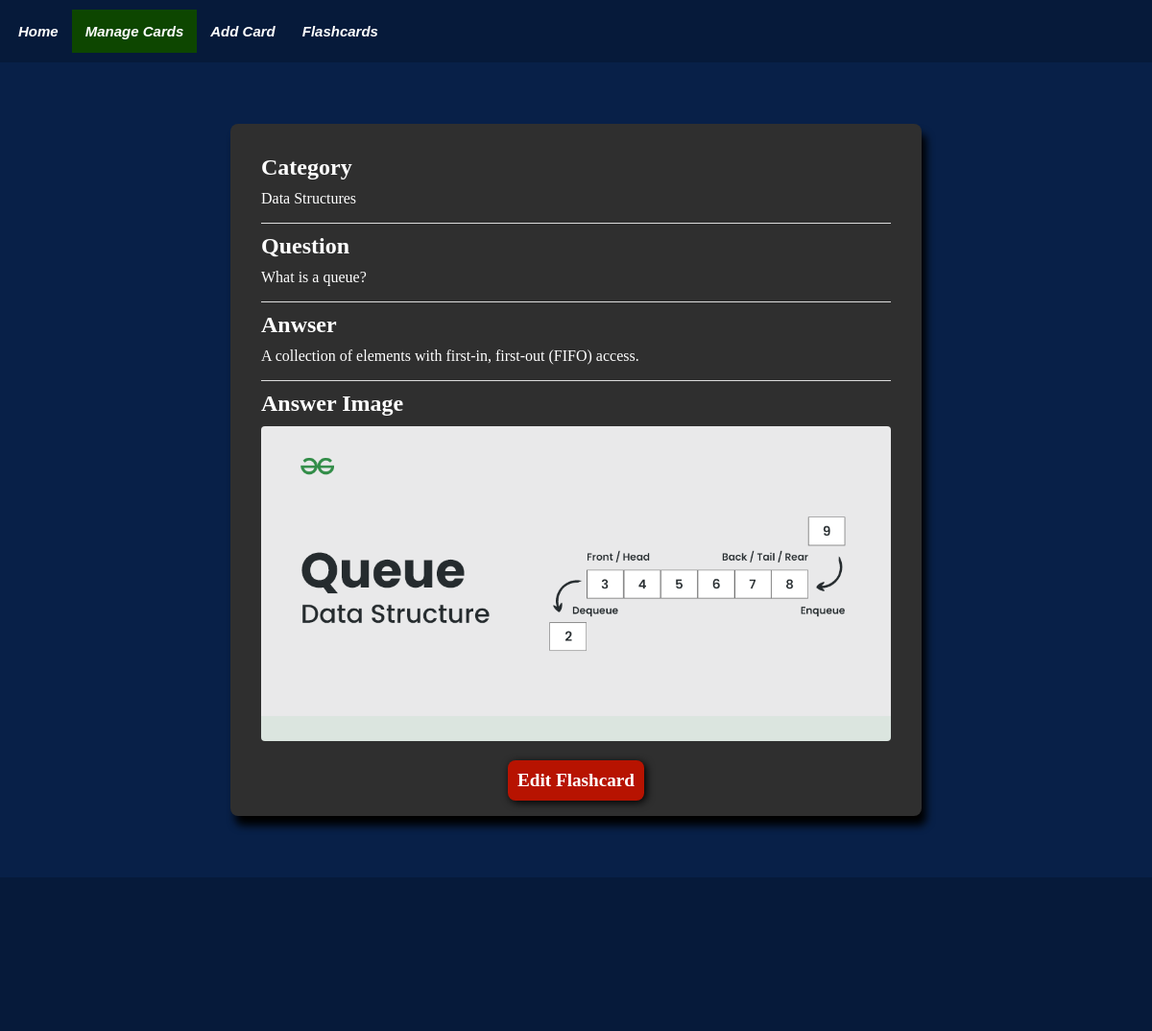
The app's page /view_flashcard/26 with its own data.
### tables this page shows
CREATE TABLE Flashcards(
                    cid INTEGER PRIMARY KEY AUTOINCREMENT,
                    category TEXT NOT NULL,
                    question TEXT,
                    answer TEXT,
                    qid INTEGER REFERENCES Figure(fid), 
                    aid INTEGER REFERENCES Figure(fid)
            );

CREATE TABLE Figure(
                    fid INTEGER PRIMARY KEY AUTOINCREMENT,
                    code_block TEXT,
                    code_type TEXT,
                    image_file TEXT
            );

### app/routes.py (the view)
@app.route("/view_flashcard/<key>")
def view_flashcard_route(key):
    data = database.view_card(key=key)
    categories = database.view_allcategories()
    return render_template('view_flashcard.html', nav_id="manage-page", data=data, categories=categories)

### app/database.py (called while the page is built)
def view_allcategories():
    try:
        with sqlite3.connect(DATABASE) as conn:
            c = conn.cursor()
            LOGGER.info(f"SELECT category, COUNT(*) as count FROM Flashcards GROUP BY category")
            c.execute("SELECT category, COUNT(*) as count FROM Flashcards GROUP BY category")
            card_data = c.fetchall()
            response = {}
            for x in card_data:
                key = x[0]              # Category type
                response[key] = x[1]    # Number of question in the category
        return response
    except sqlite3.Error as e:
        LOGGER.error(f"An error occured when retrieving from the database: {e}")
        return None

### app/templates/view_flashcard.html (shortened to what this page needs)
{% extends "base.html" %}
{% block content %}
<div class="flashcard-content">
    <div class="flashcard-content-inner">
        <h2>Category</h2>
        <p>{{ data['category'] | escape }}</p>
    </div>
    <div class="flashcard-content-inner">
        <h2>Question</h2>
        <p>{{ data['question'] | escape }}</p>
    </div>
    <div class="flashcard-content-inner">
        <h2>Anwser</h2>
        <p>{{ data['answer'] | escape }}</p>
    </div>
    {% if data['a_image_file'] %}
        <div class="flashcard-content-inner">
            <h2>Answer Image</h2>
            <img class="card-image" src="{{ url_for('static', filename='images/' + data['a_image_file']) }}" alt="{{ data['a_image_file'] }}">
        </div>
    {% endif %}
    <a class="edit-btn view-btn" href="{{ url_for('edit_flashcard_route', key=data['key']) | escape }}">
        Edit Flashcard
    </a>
</div>
{% endblock %}

### app/static/css/base.css (style rules this page uses)
* { padding: 0; margin: 0; box-sizing: border-box; }
body { background-color: #082048; font-family: 'Times New Roman', Times, serif; width: 100%; position: relative; display: flex; flex-direction: column; min-height: 100vh; }
.card-image { border-radius: 4px; height: fit-content; max-height: 100%; max-width: 100%; }
.flashcard-content { background-color: #2f2f2f; color: #FFFFFF; box-shadow: 5px 10px 8px #000; margin: 0 auto 4rem auto; padding: 1rem; border-radius: 8px; width: 60vw; }
.flashcard-content-inner { margin: 1rem; border-top: 1px solid #ddd;; }
.flashcard-content-inner h2 { margin: 10px 0; }
.flashcard-content-inner:first-child { border-top: none; }
.edit-btn { border: none; display: block; margin: 0 auto; padding: 10px; background-color: #b71301; box-shadow: 2px 2px 8px #000; border-radius: 8px; color: #FFFFFF; font-weight: bold; font-size: larger; }
.view-btn { text-decoration: none; text-align: center; width:fit-content; }

### records on screen
Flashcards: category "Data Structures", question "What is a queue?", answer "A collection of elements with first-in, first-out (FIFO) access."
Figure: image_file (picture)
